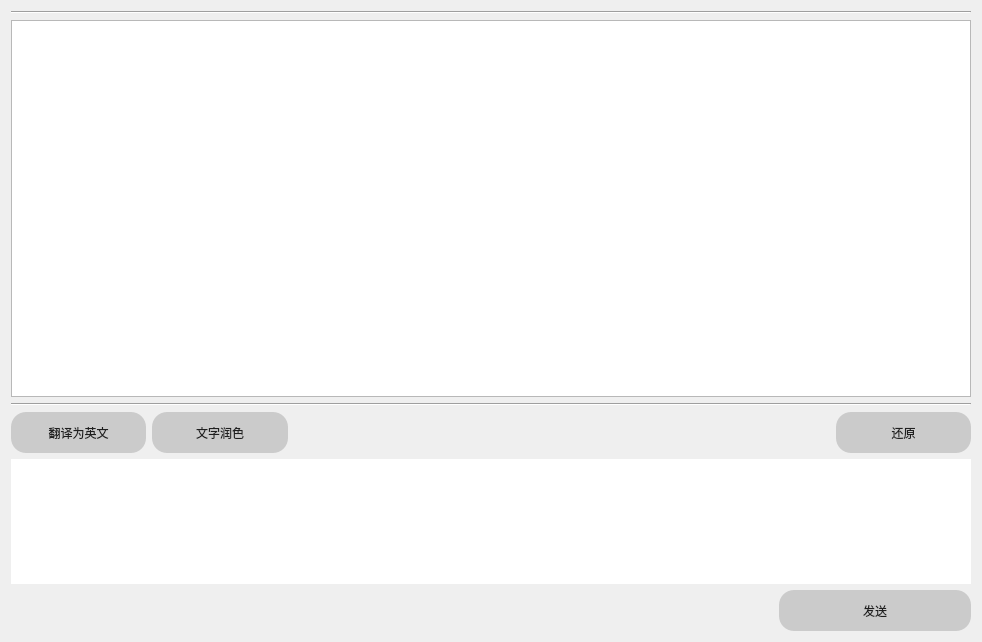
<?xml version="1.0" encoding="UTF-8"?>
<ui version="4.0">
 <class>ChatAiWindowWgt</class>
 <widget class="QWidget" name="ChatAiWindowWgt">
  <property name="geometry">
   <rect>
    <x>0</x>
    <y>0</y>
    <width>982</width>
    <height>642</height>
   </rect>
  </property>
  <property name="windowTitle">
   <string>Form</string>
  </property>
  <layout class="QVBoxLayout" name="verticalLayout_3" stretch="9,5">
   <item>
    <layout class="QVBoxLayout" name="verticalLayout_2">
     <item>
      <widget class="Line" name="line">
       <property name="orientation">
        <enum>Qt::Horizontal</enum>
       </property>
      </widget>
     </item>
     <item>
      <widget class="QListWidget" name="ChatAiWindowLstWgt"/>
     </item>
     <item>
      <widget class="Line" name="line_2">
       <property name="orientation">
        <enum>Qt::Horizontal</enum>
       </property>
      </widget>
     </item>
    </layout>
   </item>
   <item>
    <layout class="QVBoxLayout" name="verticalLayout" stretch="1,3,1">
     <item>
      <layout class="QHBoxLayout" name="horizontalLayout_2" stretch="1,1,4,1">
       <item>
        <widget class="QPushButton" name="translatePb">
         <property name="sizePolicy">
          <sizepolicy hsizetype="Minimum" vsizetype="Expanding">
           <horstretch>0</horstretch>
           <verstretch>0</verstretch>
          </sizepolicy>
         </property>
         <property name="styleSheet">
          <string notr="true">QPushButton {
    background-color: rgb(203,203,203);
    border-radius: 15px;
    font: 25 10pt '微软雅黑 Light';
    color: rgb(31,31,31);
}

    QPushButton:hover {
        background-color: rgb(170,168,159);
    }

    QPushButton:pressed {
        background-color: rgb(115,110,95);
    }</string>
         </property>
         <property name="text">
          <string>翻译为英文</string>
         </property>
        </widget>
       </item>
       <item>
        <widget class="QPushButton" name="beautifyPb">
         <property name="sizePolicy">
          <sizepolicy hsizetype="Minimum" vsizetype="Expanding">
           <horstretch>0</horstretch>
           <verstretch>0</verstretch>
          </sizepolicy>
         </property>
         <property name="styleSheet">
          <string notr="true">QPushButton {
    background-color: rgb(203,203,203);
    border-radius: 15px;
    font: 25 10pt '微软雅黑 Light';
    color: rgb(31,31,31);
}

    QPushButton:hover {
        background-color: rgb(170,168,159);
    }

    QPushButton:pressed {
        background-color: rgb(115,110,95);
    }</string>
         </property>
         <property name="text">
          <string>文字润色</string>
         </property>
        </widget>
       </item>
       <item>
        <spacer name="horizontalSpacer_2">
         <property name="orientation">
          <enum>Qt::Horizontal</enum>
         </property>
         <property name="sizeHint" stdset="0">
          <size>
           <width>40</width>
           <height>20</height>
          </size>
         </property>
        </spacer>
       </item>
       <item>
        <widget class="QPushButton" name="restorePb">
         <property name="sizePolicy">
          <sizepolicy hsizetype="Minimum" vsizetype="Expanding">
           <horstretch>0</horstretch>
           <verstretch>0</verstretch>
          </sizepolicy>
         </property>
         <property name="styleSheet">
          <string notr="true">QPushButton {
    background-color: rgb(203,203,203);
    border-radius: 15px;
    font: 25 10pt '微软雅黑 Light';
    color: rgb(31,31,31);
}

    QPushButton:hover {
        background-color: rgb(170,168,159);
    }

    QPushButton:pressed {
        background-color: rgb(115,110,95);
    }</string>
         </property>
         <property name="text">
          <string>还原</string>
         </property>
        </widget>
       </item>
      </layout>
     </item>
     <item>
      <widget class="QTextEdit" name="InputTedit">
       <property name="styleSheet">
        <string notr="true">QTextEdit#InputTedit {
    border-radius: 15px;
    font: 25 12pt '微软雅黑 Light';
    color: rgb(31,31,31);
}</string>
       </property>
      </widget>
     </item>
     <item>
      <layout class="QHBoxLayout" name="horizontalLayout_3" stretch="4,1">
       <item>
        <spacer name="horizontalSpacer">
         <property name="orientation">
          <enum>Qt::Horizontal</enum>
         </property>
         <property name="sizeHint" stdset="0">
          <size>
           <width>40</width>
           <height>20</height>
          </size>
         </property>
        </spacer>
       </item>
       <item>
        <widget class="QPushButton" name="pbSend">
         <property name="sizePolicy">
          <sizepolicy hsizetype="Preferred" vsizetype="Expanding">
           <horstretch>0</horstretch>
           <verstretch>0</verstretch>
          </sizepolicy>
         </property>
         <property name="styleSheet">
          <string notr="true">QPushButton#pbSend {
    background-color: rgb(203,203,203);
    border-radius: 15px;
    font: 25 12pt '微软雅黑 Light';
    color: rgb(31,31,31);
}

    QPushButton#pbSend:hover {
        background-color: rgb(170,168,159);
    }

    QPushButton#pbSend:pressed {
        background-color: rgb(115,110,95);
    }</string>
         </property>
         <property name="text">
          <string>发送</string>
         </property>
        </widget>
       </item>
      </layout>
     </item>
    </layout>
   </item>
  </layout>
 </widget>
 <resources/>
 <connections/>
</ui>
